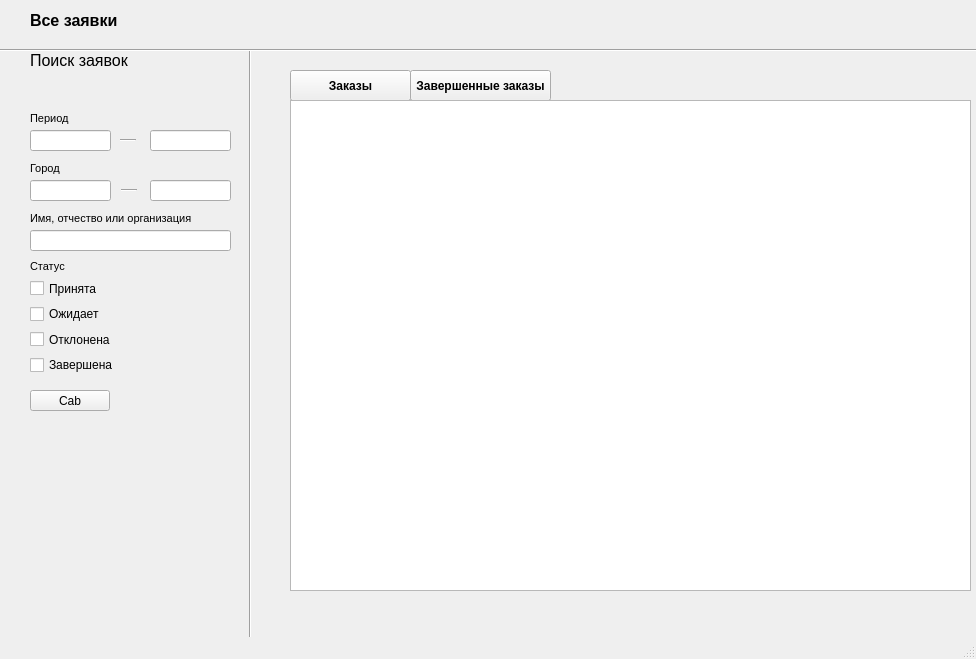
<?xml version="1.0" encoding="UTF-8"?>
<ui version="4.0">
 <class>clientMainWindow</class>
 <widget class="QMainWindow" name="clientMainWindow">
  <property name="geometry">
   <rect>
    <x>0</x>
    <y>0</y>
    <width>976</width>
    <height>659</height>
   </rect>
  </property>
  <property name="windowTitle">
   <string>MainWindow</string>
  </property>
  <widget class="QWidget" name="centralwidget">
   <widget class="QLabel" name="label_2">
    <property name="geometry">
     <rect>
      <x>30</x>
      <y>40</y>
      <width>131</width>
      <height>41</height>
     </rect>
    </property>
    <property name="font">
     <font>
      <pointsize>12</pointsize>
      <weight>50</weight>
      <bold>false</bold>
     </font>
    </property>
    <property name="text">
     <string>Поиск заявок</string>
    </property>
   </widget>
   <widget class="QPushButton" name="pushButton">
    <property name="geometry">
     <rect>
      <x>290</x>
      <y>70</y>
      <width>121</width>
      <height>31</height>
     </rect>
    </property>
    <property name="font">
     <font>
      <weight>75</weight>
      <bold>true</bold>
     </font>
    </property>
    <property name="text">
     <string>Заказы</string>
    </property>
   </widget>
   <widget class="QLineEdit" name="lineEdit_6">
    <property name="geometry">
     <rect>
      <x>30</x>
      <y>230</y>
      <width>201</width>
      <height>21</height>
     </rect>
    </property>
   </widget>
   <widget class="Line" name="line_2">
    <property name="geometry">
     <rect>
      <x>240</x>
      <y>50</y>
      <width>20</width>
      <height>601</height>
     </rect>
    </property>
    <property name="orientation">
     <enum>Qt::Vertical</enum>
    </property>
   </widget>
   <widget class="Line" name="line">
    <property name="geometry">
     <rect>
      <x>0</x>
      <y>40</y>
      <width>1011</width>
      <height>20</height>
     </rect>
    </property>
    <property name="orientation">
     <enum>Qt::Horizontal</enum>
    </property>
   </widget>
   <widget class="QLabel" name="label_4">
    <property name="geometry">
     <rect>
      <x>30</x>
      <y>160</y>
      <width>131</width>
      <height>16</height>
     </rect>
    </property>
    <property name="font">
     <font>
      <pointsize>8</pointsize>
      <weight>50</weight>
      <bold>false</bold>
     </font>
    </property>
    <property name="text">
     <string>Город</string>
    </property>
   </widget>
   <widget class="Line" name="line_4">
    <property name="geometry">
     <rect>
      <x>121</x>
      <y>180</y>
      <width>16</width>
      <height>20</height>
     </rect>
    </property>
    <property name="font">
     <font>
      <weight>50</weight>
      <bold>false</bold>
     </font>
    </property>
    <property name="orientation">
     <enum>Qt::Horizontal</enum>
    </property>
   </widget>
   <widget class="QLabel" name="label_3">
    <property name="geometry">
     <rect>
      <x>30</x>
      <y>210</y>
      <width>201</width>
      <height>16</height>
     </rect>
    </property>
    <property name="font">
     <font>
      <pointsize>8</pointsize>
      <weight>50</weight>
      <bold>false</bold>
     </font>
    </property>
    <property name="text">
     <string>Имя, отчество или организация</string>
    </property>
   </widget>
   <widget class="QLineEdit" name="lineEdit">
    <property name="geometry">
     <rect>
      <x>30</x>
      <y>130</y>
      <width>81</width>
      <height>21</height>
     </rect>
    </property>
   </widget>
   <widget class="QLabel" name="label_5">
    <property name="geometry">
     <rect>
      <x>30</x>
      <y>110</y>
      <width>131</width>
      <height>16</height>
     </rect>
    </property>
    <property name="font">
     <font>
      <pointsize>8</pointsize>
      <weight>50</weight>
      <bold>false</bold>
     </font>
    </property>
    <property name="text">
     <string>Период</string>
    </property>
   </widget>
   <widget class="QLabel" name="label">
    <property name="geometry">
     <rect>
      <x>30</x>
      <y>0</y>
      <width>131</width>
      <height>41</height>
     </rect>
    </property>
    <property name="font">
     <font>
      <pointsize>12</pointsize>
      <weight>75</weight>
      <bold>true</bold>
     </font>
    </property>
    <property name="text">
     <string>Все заявки</string>
    </property>
   </widget>
   <widget class="QLineEdit" name="lineEdit_3">
    <property name="geometry">
     <rect>
      <x>150</x>
      <y>180</y>
      <width>81</width>
      <height>21</height>
     </rect>
    </property>
   </widget>
   <widget class="QLineEdit" name="lineEdit_4">
    <property name="geometry">
     <rect>
      <x>30</x>
      <y>180</y>
      <width>81</width>
      <height>21</height>
     </rect>
    </property>
   </widget>
   <widget class="Line" name="line_3">
    <property name="geometry">
     <rect>
      <x>120</x>
      <y>130</y>
      <width>16</width>
      <height>20</height>
     </rect>
    </property>
    <property name="font">
     <font>
      <weight>50</weight>
      <bold>false</bold>
     </font>
    </property>
    <property name="orientation">
     <enum>Qt::Horizontal</enum>
    </property>
   </widget>
   <widget class="QPushButton" name="pushButton_2">
    <property name="geometry">
     <rect>
      <x>410</x>
      <y>70</y>
      <width>141</width>
      <height>31</height>
     </rect>
    </property>
    <property name="font">
     <font>
      <weight>75</weight>
      <bold>true</bold>
     </font>
    </property>
    <property name="text">
     <string>Завершенные заказы</string>
    </property>
   </widget>
   <widget class="QPushButton" name="pushButton_3">
    <property name="geometry">
     <rect>
      <x>30</x>
      <y>390</y>
      <width>80</width>
      <height>21</height>
     </rect>
    </property>
    <property name="text">
     <string>Cab</string>
    </property>
   </widget>
   <widget class="QLineEdit" name="lineEdit_2">
    <property name="geometry">
     <rect>
      <x>150</x>
      <y>130</y>
      <width>81</width>
      <height>21</height>
     </rect>
    </property>
   </widget>
   <widget class="QWidget" name="layoutWidget">
    <property name="geometry">
     <rect>
      <x>30</x>
      <y>260</y>
      <width>83</width>
      <height>115</height>
     </rect>
    </property>
    <layout class="QVBoxLayout" name="verticalLayout_3">
     <item>
      <widget class="QLabel" name="label_8">
       <property name="font">
        <font>
         <pointsize>8</pointsize>
         <weight>50</weight>
         <bold>false</bold>
        </font>
       </property>
       <property name="text">
        <string>Статус</string>
       </property>
      </widget>
     </item>
     <item>
      <widget class="QCheckBox" name="checkBox_9">
       <property name="text">
        <string>Принята</string>
       </property>
      </widget>
     </item>
     <item>
      <widget class="QCheckBox" name="checkBox_10">
       <property name="text">
        <string>Ожидает</string>
       </property>
      </widget>
     </item>
     <item>
      <widget class="QCheckBox" name="checkBox_11">
       <property name="text">
        <string>Отклонена</string>
       </property>
      </widget>
     </item>
     <item>
      <widget class="QCheckBox" name="checkBox_12">
       <property name="text">
        <string>Завершена</string>
       </property>
      </widget>
     </item>
    </layout>
   </widget>
   <widget class="QListView" name="listView">
    <property name="geometry">
     <rect>
      <x>290</x>
      <y>100</y>
      <width>681</width>
      <height>491</height>
     </rect>
    </property>
   </widget>
  </widget>
  <widget class="QMenuBar" name="menubar">
   <property name="geometry">
    <rect>
     <x>0</x>
     <y>0</y>
     <width>976</width>
     <height>20</height>
    </rect>
   </property>
  </widget>
  <widget class="QStatusBar" name="statusbar"/>
 </widget>
 <resources/>
 <connections/>
</ui>
